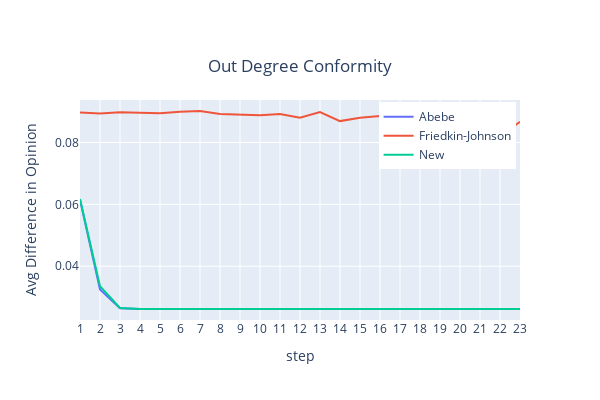

Notebook code for this chart:
### Code cell
# initialize attributes of the graph to test
g0 = GraphAttributeClass().add_attrs(g=g_init, conformity_node_dict=out_degree_cent_norm)
run_simulation(g0, title='Out Degree Conformity')

### Figure 1 — Plotly figure (JSON) as saved in the notebook; plotly's stock layout.template omitted (floating-point values rounded to 4 significant figures)
{"data": [{"mode": "lines", "name": "Abebe", "type": "scatter", "x": [1, 2, 3, 4, 5, 6, 7, 8, 9, 10, 11, 12, 13, 14, 15, 16, 17, 18, 19, 20, 21, 22, 23], "y": [0.06153, 0.03249, 0.02643, 0.02618, 0.02617, 0.02617, 0.02617, 0.02617, 0.02617, 0.02617, 0.02617, 0.02617, 0.02617, 0.02617, 0.02617, 0.02617, 0.02617, 0.02617, 0.02617, 0.02617, 0.02617, 0.02617, 0.02617]}, {"mode": "lines", "name": "Friedkin-Johnson", "type": "scatter", "x": [1, 2, 3, 4, 5, 6, 7, 8, 9, 10, 11, 12, 13, 14, 15, 16, 17, 18, 19, 20, 21, 22, 23], "y": [0.08972, 0.08936, 0.08975, 0.08954, 0.08943, 0.08993, 0.09019, 0.08924, 0.08906, 0.08883, 0.0892, 0.08801, 0.08986, 0.08692, 0.08798, 0.08858, 0.08805, 0.08697, 0.08615, 0.08536, 0.08388, 0.08207, 0.08673]}, {"mode": "lines", "name": "New", "type": "scatter", "x": [1, 2, 3, 4, 5, 6, 7, 8, 9, 10, 11, 12, 13, 14, 15, 16, 17, 18, 19, 20, 21, 22, 23], "y": [0.06174, 0.03352, 0.0265, 0.02618, 0.02617, 0.02617, 0.02617, 0.02617, 0.02617, 0.02617, 0.02617, 0.02617, 0.02617, 0.02617, 0.02617, 0.02617, 0.02617, 0.02617, 0.02617, 0.02617, 0.02617, 0.02617, 0.02617]}], "layout": {"height": 400, "legend": {"x": 0.99, "xanchor": "right", "y": 0.99, "yanchor": "top"}, "title": {"text": "Out Degree Conformity", "x": 0.5, "y": 0.85}, "width": 600, "xaxis": {"dtick": 1, "title": {"text": "step"}}, "yaxis": {"title": {"text": "Avg Difference in Opinion"}}}}
